Frame 1 (no input): blank canvas, image omitted
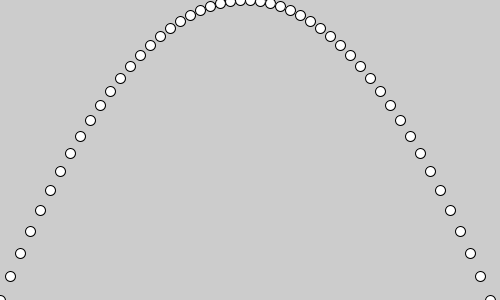
Frame 60 (the mouse pressed at the canvas centre just before this capture)
Frame 120 (the mouse held since frame 60 and released just before this capture): identical to frame 60, image omitted

The Processing sketch that drew this single still picture (run headless with seeded random() and noise(); from frame 60 on, the mouse is pressed at the canvas centre):

// Processing sketch: sketch_12_2dim_motion_pvector
// ── sketch_12_2dim_motion_pvector.pde
PVector s, v, a;

void setup() {
  size(500,300);
  
  s = new PVector(0,300);
  v = new PVector(10,-24);
  a = new PVector(0,+1);
}

void draw() { 
  ellipse(s.x, s.y, 10,10);
  s.add(v);
  v.add(a);
}
